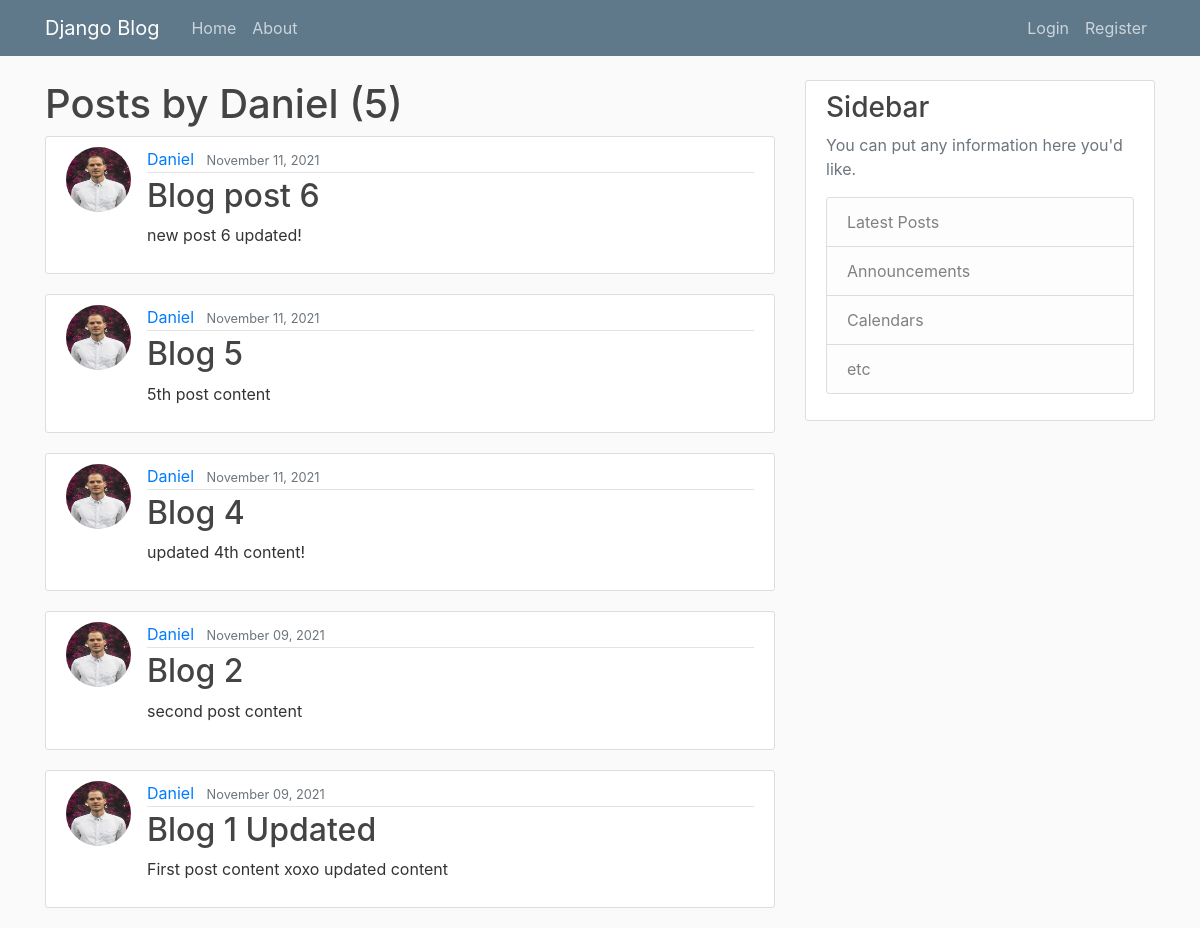
Page /user/Daniel on the earlier database version.
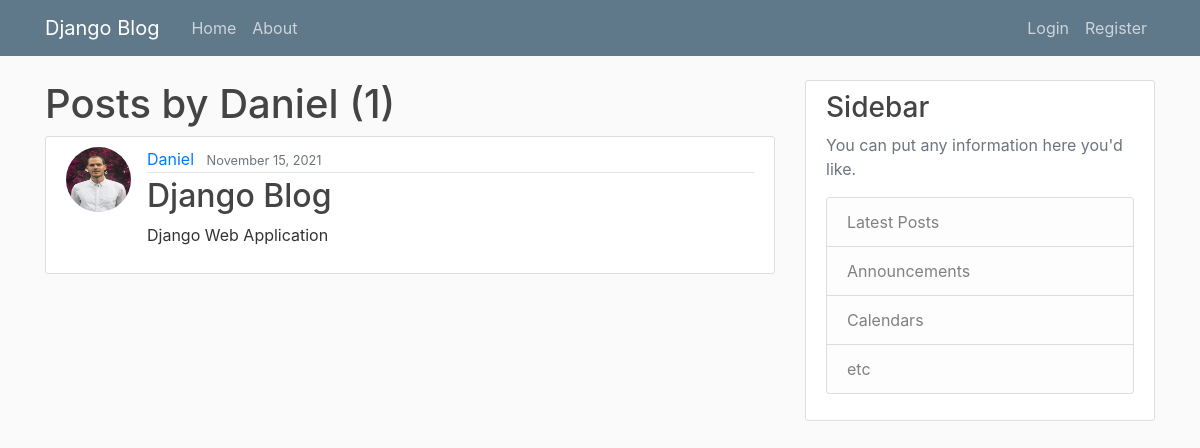
Same page on the later database version.
### blog/models.py (models this page shows, shortened)
class Post(models.Model):
    title = models.CharField(max_length=100)
    content = models.TextField()
    date_posted = models.DateTimeField(default=timezone.now)
    author = models.ForeignKey(User, on_delete=models.CASCADE)

### users/models.py (models this page shows, shortened)
class Profile(models.Model):
    user = models.OneToOneField(User, on_delete=models.CASCADE)
    image = models.ImageField(default='default.jpg', upload_to='profile_pics')

### blog/views.py (the view)
# urls.py: path('user/<str:username>', UserPostListView.as_view(), name='user-posts'),
class UserPostListView(ListView):
    model = Post
    template_name = 'blog/user_posts.html'  # <app>/<model>_<viewtype>.html
    context_object_name = 'posts'
    paginate_by = 5
    def get_queryset(self):
        user = get_object_or_404(User, username=self.kwargs.get('username'))
        return Post.objects.filter(author=user).order_by('-date_posted')

### blog/templates/blog/user_posts.html (shortened to what this page needs)
{% extends 'blog/base.html' %}
{% block content %}
    <h1 class="mn-3" >Posts by {{ view.kwargs.username }} ({{page_obj.paginator.count }})</h1>
    {% for post in posts %}
        <article class="media content-section">
          <img class="rounded-circle article-img" src="{{ post.author.profile.image.url }}">
          <div class="media-body">
            <div class="article-metadata">
              <a class="mr-2" href="{% url 'user-posts' post.author.username %}">{{ post.author }}</a>
              <small class="text-muted">{{ post.date_posted|date:"F d, Y" }}</small>
            </div>
            <h2><a class="article-title" href="{% url 'post-detail' post.id %}">{{ post.title }}</a></h2>
            <p class="article-content">{{ post.content }}</p>
          </div>
        </article>
    {% endfor %}
{% endblock content %}

Differences in the rows shown:
removed Post: author.profile.image (picture), author "Daniel", date_posted "November 11, 2021", title "Blog post 6", content "new post 6 updated!"
removed Post: author.profile.image (picture), author "Daniel", date_posted "November 11, 2021", title "Blog 5", content "5th post content"
removed Post: author.profile.image (picture), author "Daniel", date_posted "November 11, 2021", title "Blog 4", content "updated 4th content!"
removed Post: author.profile.image (picture), author "Daniel", date_posted "November 09, 2021", title "Blog 2", content "second post content"
removed Post: author.profile.image (picture), author "Daniel", date_posted "November 09, 2021", title "Blog 1 Updated", content "First post content xoxo updated content"
added Post: author.profile.image (picture), author "Daniel", date_posted "November 15, 2021", title "Django Blog", content "Django Web Application"
Other differences:
{{ page_obj.paginator.count }}: "5" → "1"
